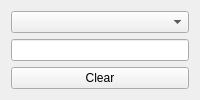
<?xml version="1.0" encoding="UTF-8"?>
<ui version="4.0">
 <class>MyWindow</class>
 <widget class="QWidget" name="MyWindow">
  <layout class="QVBoxLayout" name="verticalLayout">
   <item>
    <widget class="QComboBox" name="comboBox"/>
   </item>
   <item>
    <widget class="QLineEdit" name="textBox"/>
   </item>
   <item>
    <widget class="QPushButton" name="clearButton">
     <property name="text">
      <string>Clear</string>
     </property>
    </widget>
   </item>
  </layout>
 </widget>
 <resources/>
 <connections/>
</ui>
